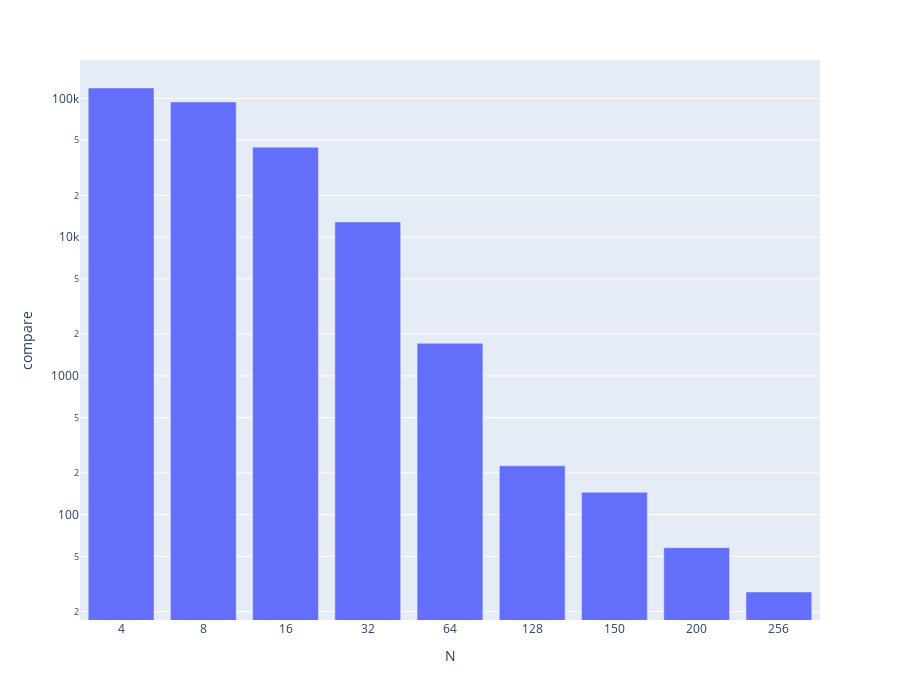

Source (notebook cell):
### Code cell
df_3 = df[df["i"] == 1]
df_6 = df[df["i"] == 6]
df_6 = df_6.reset_index()
df_3 = df_3.reset_index()
ratio = abs(df_3["time_recorded"]) / df_6["time_recorded"]
df_6["compare"] = ratio
final = df_6.groupby("N")["compare"].mean().reset_index()
final["N"] = final["N"].astype("str")
px.bar(final, x ="N", y = "compare",log_y = True,height = 700)

### Figure 1 — Plotly figure (JSON) as saved in the notebook; plotly's stock layout.template omitted (floating-point values rounded to 4 significant figures)
{"data": [{"alignmentgroup": "True", "hovertemplate": "N=%{x}<br>compare=%{y}<extra></extra>", "legendgroup": "", "marker": {"color": "#636efa", "pattern": {"shape": ""}}, "name": "", "offsetgroup": "", "orientation": "v", "showlegend": false, "textposition": "auto", "type": "bar", "x": ["4", "8", "16", "32", "64", "128", "150", "200", "256"], "xaxis": "x", "y": [119000.0, 94460.0, 44590.0, 12880.0, 1718.0, 224.7, 144.9, 57.81, 27.69], "yaxis": "y"}], "layout": {"barmode": "relative", "height": 700, "legend": {"tracegroupgap": 0}, "margin": {"t": 60}, "xaxis": {"anchor": "y", "domain": [0, 1], "title": {"text": "N"}}, "yaxis": {"anchor": "x", "domain": [0, 1], "title": {"text": "compare"}, "type": "log"}}}
